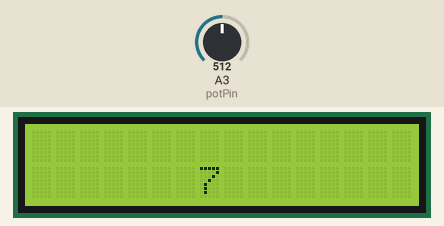
The sketch below on a simulated Arduino Uno, built with avr-gcc and run on an emulated ATmega328P. Parts: 16×2 character LCD. The inputs (shaded band) are chosen by the test bench; at power-on: A3 (potPin) = 512. What the sketch prints to the serial monitor is not drawn.

Above: at 1.2 s.
1.3 s: A3 (potPin) set to 716
At 1.8 s:
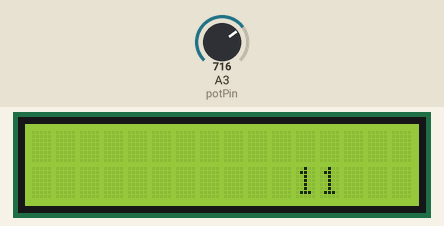
2.8 s: A3 (potPin) set to 900
At 4.0 s:
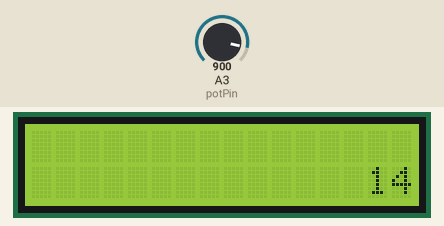
4.3 s: A3 (potPin) set to 1023
At 5.0 s:
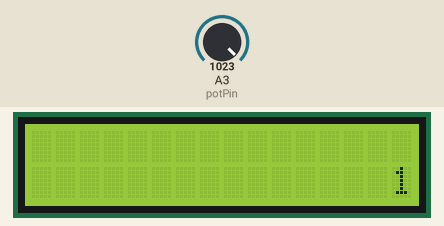
Timing chart, 0 to 7.3 s (numbered marks = the images above; inputs shaded):
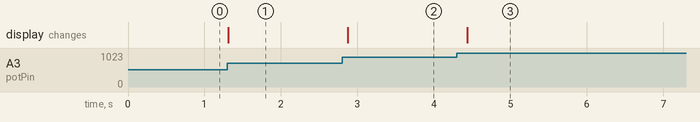

Measured:
- after the input at 1.3 s, the display: changes at once (image 1)
- after the input at 2.8 s, the display: changes after 0.07 s (image 2)
- after the input at 4.3 s, the display: changes after 0.14 s (image 3)

The sketch:

LCDDisplay.ino
```cpp
/*
 Scroll
 * this sketch scrolls text left when tilted
 * text scrolls right when not tilted.
*/

#include <Wire.h>
#include <LiquidCrystal_I2C.h>

const int numRows = 2;
const int numCols = 16;
int potPin = 3;    // Input pin for the potentiometer

int x = -1;

LiquidCrystal_I2C lcd(0x27,numCols,numRows);

void setup()
{
  lcd.init();
  lcd.backlight();
  //lcd.print(textString);
  //delay(5000);
  Serial.begin(9600);
}

void loop()
{

  int val = analogRead(potPin);    // read the value from the sensor
  val = map(val, 0, 1023, 0, 255);
  Serial.println(val);

  lcd.clear();
  lcd.setCursor(val / 16,1);
  lcd.print(val / 16);
  delay(150);
  /*
  x += 1;
  delay(1000);

  if(x > 13){
    x = 0;
  }
  */

}
```
